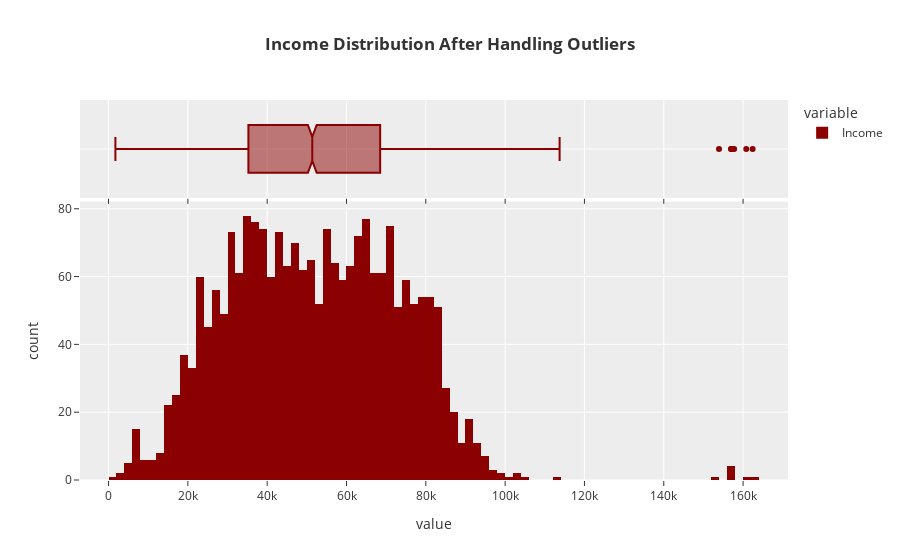

The notebook cell saved with this chart:
### Code cell
fig = px.histogram(data["Income"], marginal="box", title="<b>Income Distribution After Handling Outliers",
                  color_discrete_map={"Income":"darkred"})
fig.show()

print(f"Skewness of Income Distribution is {data['Income'].skew()}")

### Figure 1 — Plotly figure (JSON) as saved in the notebook; plotly's stock layout.template omitted (floating-point values rounded to 4 significant figures; data arrays with more than 128 entries replaced by an {"elided": "..."} marker saying what was removed)
{"data": [{"bingroup": "x", "hovertemplate": "variable=Income<br>value=%{x}<br>count=%{y}<extra></extra>", "legendgroup": "Income", "marker": {"color": "darkred", "pattern": {"shape": ""}}, "name": "Income", "orientation": "v", "showlegend": true, "type": "histogram", "x": {"elided": "2215 float values"}, "xaxis": "x", "yaxis": "y"}, {"hovertemplate": "variable=Income<br>value=%{x}<extra></extra>", "legendgroup": "Income", "marker": {"color": "darkred"}, "name": "Income", "notched": true, "showlegend": false, "type": "box", "x": {"elided": "2215 float values"}, "xaxis": "x2", "yaxis": "y2"}], "layout": {"barmode": "relative", "legend": {"title": {"text": "variable"}, "tracegroupgap": 0}, "title": {"text": "<b>Income Distribution After Handling Outliers"}, "xaxis": {"anchor": "y", "domain": [0, 1], "title": {"text": "value"}}, "xaxis2": {"anchor": "y2", "domain": [0, 1], "matches": "x", "showticklabels": false}, "yaxis": {"anchor": "x", "domain": [0, 0.7326], "title": {"text": "count"}}, "yaxis2": {"anchor": "x2", "domain": [0.7426, 1], "matches": "y2", "showline": false, "showticklabels": false, "ticks": ""}}}
